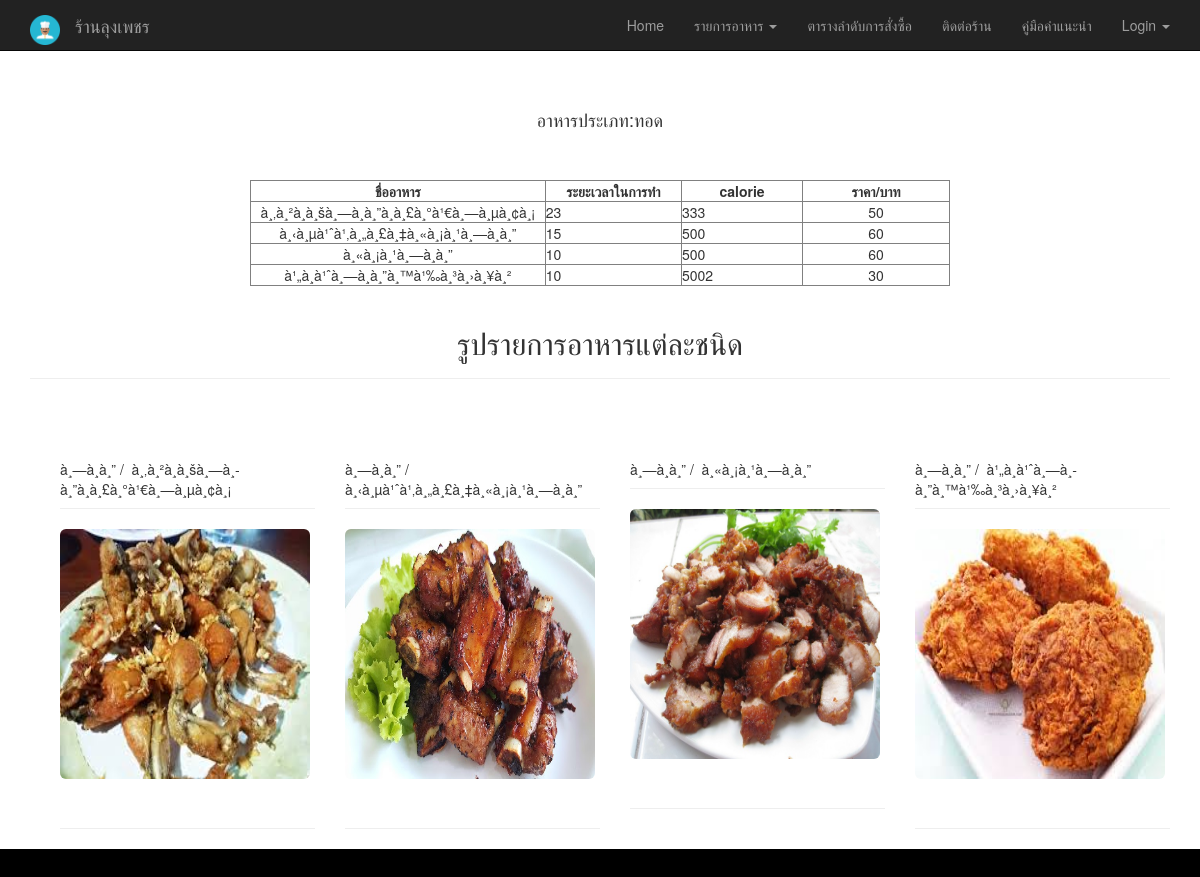
The app's page /foods2.php with its own data.
### tables this page shows
CREATE TABLE `type2` (
  `id` int(11) NOT NULL,
  `name` varchar(50) NOT NULL,
  `calorie` varchar(50) NOT NULL,
  `price` int(11) NOT NULL,
  `type` varchar(50) NOT NULL
);

CREATE TABLE `tbl_users2` (
  `userID` int(11) NOT NULL,
  `userName` varchar(111) NOT NULL,
  `userProfession` varchar(111) NOT NULL,
  `userPic` varchar(200) NOT NULL
);

### foods2.php (the view, shortened to what this page needs)
<?php
require_once 'dbconfig.php';
?>
<!DOCTYPE html>
<html>
<head>
  <link rel="stylesheet" type="text/css" href="./css/bootstrap.css">
  <link rel="stylesheet" type="text/css" href="css.css">
</head>
<body>
    <nav id="scrollingNav" class="navbar navbar-inverse navbar-fixed-top" role= "navigation">
<div class="container">
    <div class="navbar-header">
      <a class="navbar-brand">  <img class="circle" src="./image/icon5.png" width="30" height="30"  border-radius="50"/></a>
      <a class="navbar-brand" href="index.php">ร้านลุงเพชร</a>
    </div>
      <ul class="nav navbar-nav navbar-right">
      <li><a href="index.php">Home</a></li>
       <li class="dropdown">
          <a href="#" class="dropdown-toggle" data-toggle="dropdown" role="button" aria-haspopup="true" aria-expanded="false">รายการอาหาร <span class="caret"></span></a>
        </li>
       <li ><a href="order.php">ตารางลำดับการสั่งซื้อ</a></li>
        <li><a href="ContactUs.php">ติดต่อร้าน</a></li>
       <li><a href="document.php">คู่มือคำแนะนำ</a></li>
        <li class="dropdown">
          <a href="#" class="dropdown-toggle" data-toggle="dropdown" role="button" aria-haspopup="true" aria-expanded="false">Login <span class="caret"></span></a>
        </li>
      </ul>
    </div>
</nav>
</div> <br><br><br><br><br>
<?php
$strSQL = "SELECT * FROM type2";
$objQuery = mysql_query($strSQL) or die ("Error Query [".$strSQL."]");
?>
<div class="center">
<center><H4>อาหารประเภท:ทอด</H4></center><br><br>
<center><table width="700" border="1">
  <tr>
    <th width="91"> <div align="center">ชื่ออาหาร </div></th>
    <th width="90"> <div align="center">ระยะเวลาในการทำ </div></th>
    <th width="80"> <div align="center">calorie </div></th>
    <th width="97"> <div align="center">ราคา/บาท </div></th>
  </tr></center>
<?php
while($objResult = mysql_fetch_array($objQuery))
{
?>
  <tr>
    <td><div align="center"><?php echo $objResult["name"];?></div></td>
    <td><?php echo $objResult["type"];?></td>
    <td><?php echo $objResult["calorie"];?></td>
    <td><div align="center"><?php echo $objResult["price"];?></div></td>
  </tr>
<?php
}
?>
</table></div>
<div class="container">
  <div class="page-header">
      <center><h1 class="h2">รูปรายการอาหารแต่ละชนิด</h1> </center>
    </div>
<br />
<div class="container">
<?php
  $stmt = $DB_con->prepare('SELECT userID, userName, userProfession, userPic FROM tbl_users2 ORDER BY userID DESC');
  $stmt->execute();
  if($stmt->rowCount() > 0)
  {
    while($row=$stmt->fetch(PDO::FETCH_ASSOC))
    {
      extract($row);
      ?>
      <div class="col-xs-3">
        <p class="page-header"><?php echo $userName."&nbsp;/&nbsp; ".$userProfession; ?> </p>
        <img src="user_images2/<?php echo $row['userPic']; ?>" class="img-rounded" width="250px" height="250px" />
        <p class="page-header">
        </p>
      </div>
      <?php
    }
  }
?>
</div>
</div>
<footer>  </footer>
</body>

### css.css (style rules this page uses)
body { background-color: #FFFFFF; }
h1 { font-size: 12px; }

### foods2.php (style rules this page uses)
footer { padding: 1em; color: white; background-color: black; clear: left; text-align: center; }

### records on screen
type2: name "à¸‚à¸²à¸à¸šà¸—à¸­à¸”à¸à¸£à¸°à¹€à¸—à¸µà¸¢à¸¡", type "23", calorie "333", price "50"
type2: name "à¸‹à¸µà¹ˆà¹‚à¸„à¸£à¸‡à¸«à¸¡à¸¹à¸—à¸­à¸”", type "15", calorie "500", price "60"
type2: name "à¸«à¸¡à¸¹à¸—à¸­à¸”", type "10", calorie "500", price "60"
type2: name "à¹„à¸à¹ˆà¸—à¸­à¸”à¸™à¹‰à¸³à¸›à¸¥à¸²", type "10", calorie "5002", price "30"
tbl_users2: userName "à¸—à¸­à¸”", userProfession "à¸‚à¸²à¸à¸šà¸—à¸­à¸”à¸à¸£à¸°à¹€à¸—à¸µà¸¢à¸¡", userPic (picture)
tbl_users2: userName "à¸—à¸­à¸”", userProfession "à¸‹à¸µà¹ˆà¹‚à¸„à¸£à¸‡à¸«à¸¡à¸¹à¸—à¸­à¸”", userPic (picture)
tbl_users2: userName "à¸—à¸­à¸”", userProfession "à¸«à¸¡à¸¹à¸—à¸­à¸”", userPic (picture)
tbl_users2: userName "à¸—à¸­à¸”", userProfession "à¹„à¸à¹ˆà¸—à¸­à¸”à¸™à¹‰à¸³à¸›à¸¥à¸²", userPic (picture)
